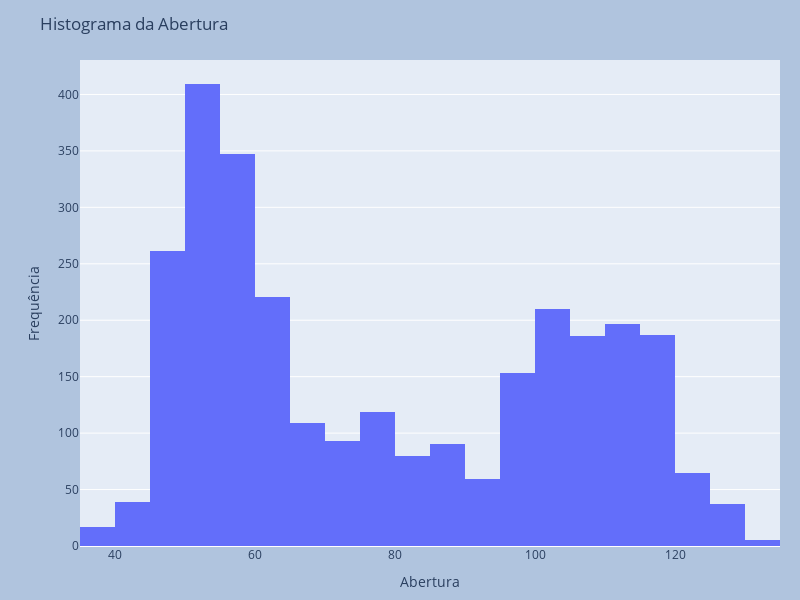

Notebook cell for this chart:
### Code cell
fig = px.histogram(df, x = 'abertura', nbins = 20, width = 800, height = 600)

fig.update_layout(
    margin = dict(l = 80, r = 20, t = 60, b = 50),
    paper_bgcolor = 'LightSteelBlue',
    title = 'Histograma da Abertura',
    xaxis_title = 'Abertura',
    yaxis_title = 'Frequência'
)

fig.show()

### Figure 1 — Plotly figure (JSON) as saved in the notebook; plotly's stock layout.template omitted (floating-point values rounded to 4 significant figures; data arrays with more than 128 entries replaced by an {"elided": "..."} marker saying what was removed)
{"data": [{"alignmentgroup": "True", "bingroup": "x", "hovertemplate": "abertura=%{x}<br>count=%{y}<extra></extra>", "legendgroup": "", "marker": {"color": "#636efa", "pattern": {"shape": ""}}, "name": "", "nbinsx": 20, "offsetgroup": "", "orientation": "v", "showlegend": false, "type": "histogram", "x": {"elided": "2884 float values"}, "xaxis": "x", "yaxis": "y"}], "layout": {"barmode": "relative", "height": 600, "legend": {"tracegroupgap": 0}, "margin": {"b": 50, "l": 80, "r": 20, "t": 60}, "paper_bgcolor": "LightSteelBlue", "title": {"text": "Histograma da Abertura"}, "width": 800, "xaxis": {"anchor": "y", "domain": [0, 1], "title": {"text": "Abertura"}}, "yaxis": {"anchor": "x", "domain": [0, 1], "title": {"text": "Frequência"}}}}
